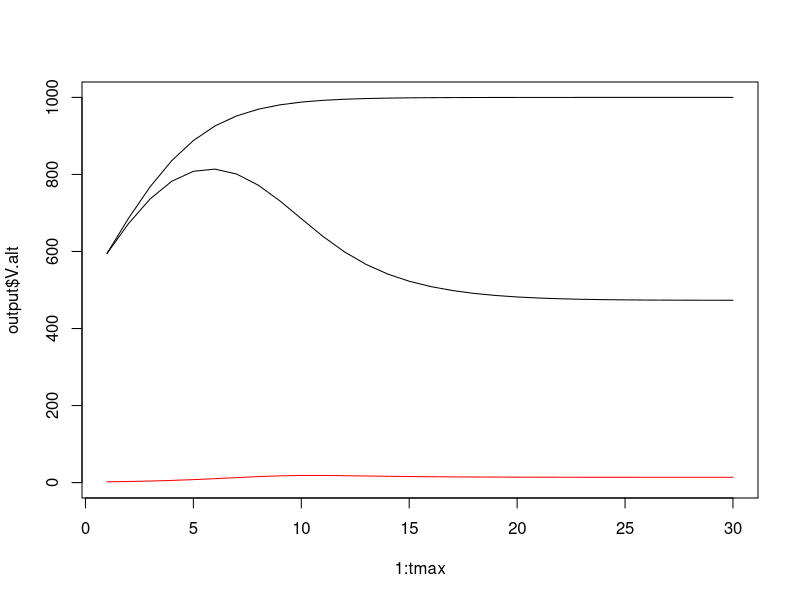
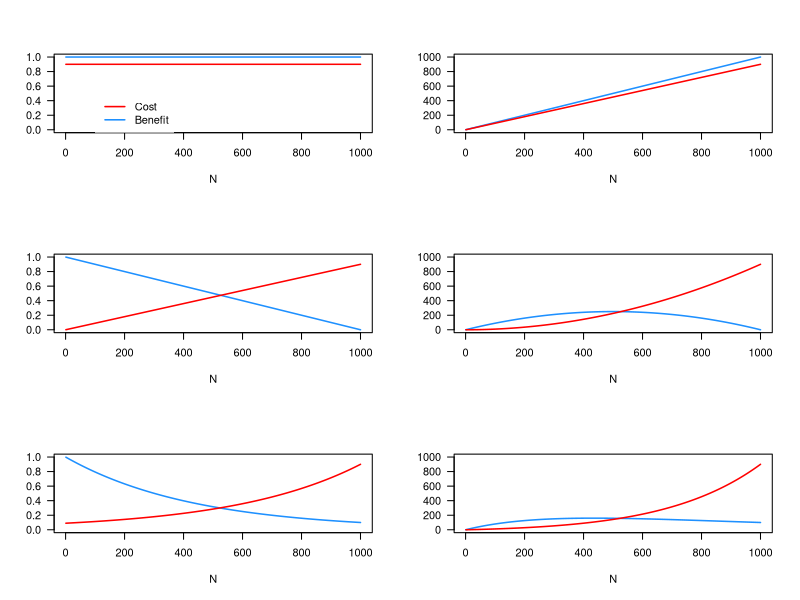
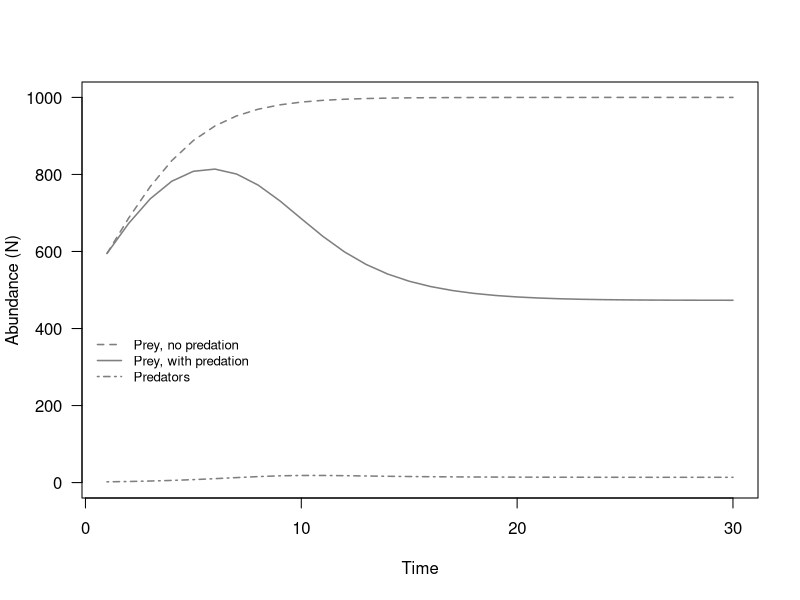
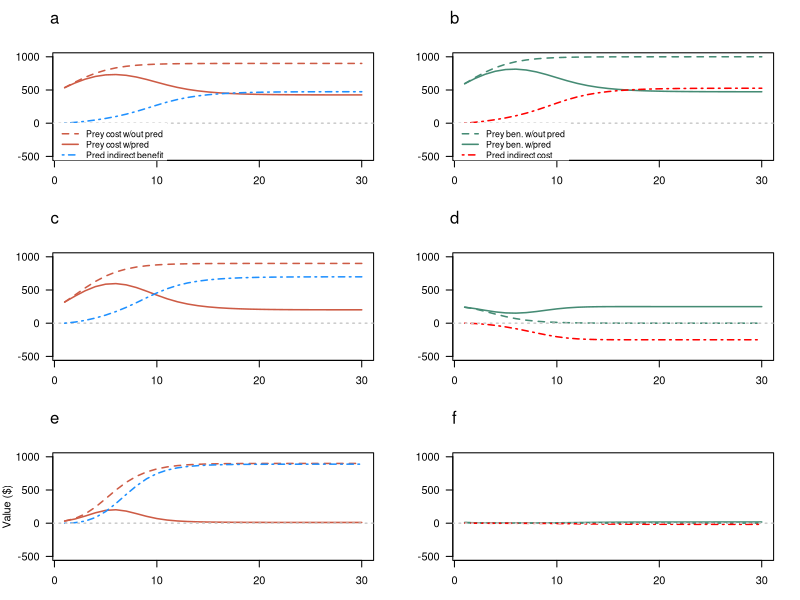
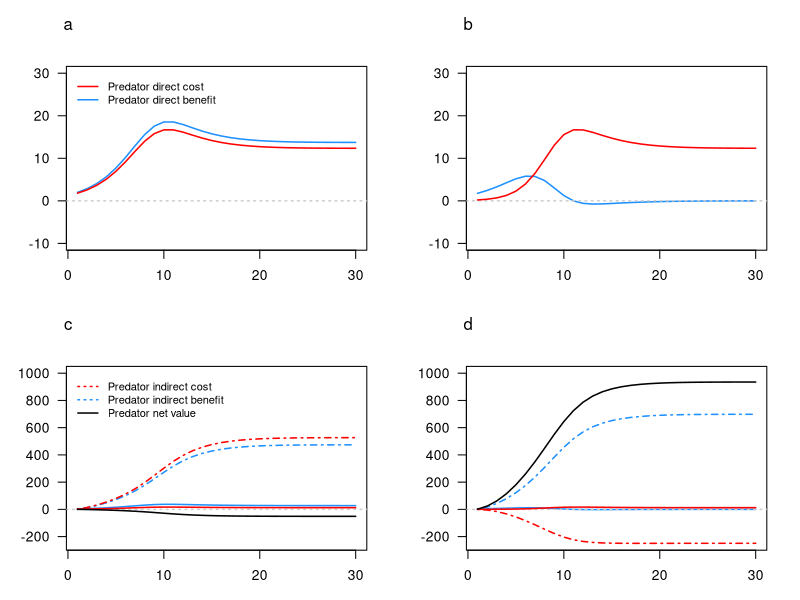
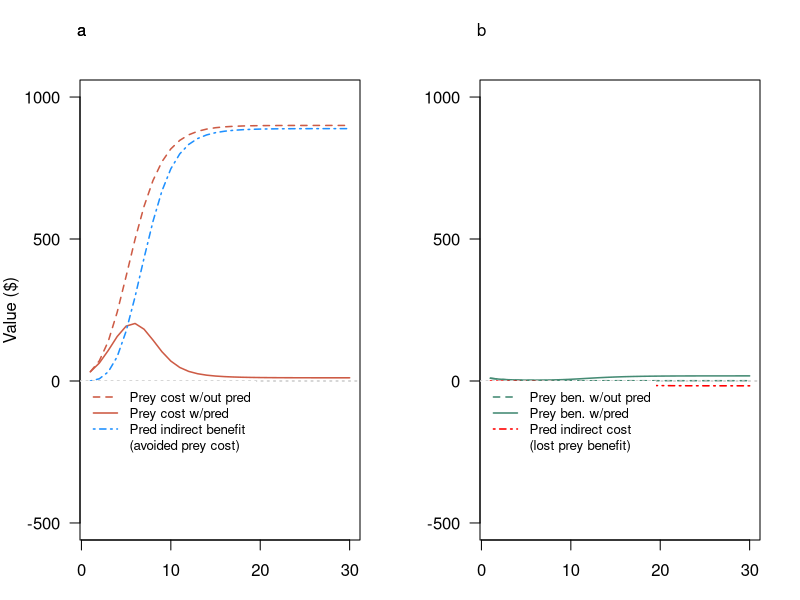

Here is the R script that generated these plots, in order:
#### Simple lotka-voltera

install.packages("deSolve")
library(deSolve)


# Simple predator-prey model to simulate abundance 
# prey is density-depnedent with K


K = 1000	# carrying capacity of prey


# Use this set of parameters to get stability: long-lived pred and prey
# values and ratio-dependent equation from Eberhardt 1997: http://www.nrcresearchpress.com/doi/pdf/10.1139/z97-184

r1 = 0.38				# intrinsic (max) rate of increase of prey
r2 = 0.48				# intrinsic (max) rate of increase of pred
a = 	0.029			# equilibrium ratio (pred per prey at equilibrium)
c = 	6.9				# predation rate (number of prey taken per wolf per year)

N.V.start = K/2						# number of prey at start
N.P.start = round(0.001*N.V.start)	# there are 1 predator for every 100 prey at start


tmax = 30
output = matrix(nrow=tmax, ncol=5)
P = N.P.start
V = N.V.start
V.alt = N.V.start

for(t in 1:tmax){								# Simulate predator prey dynamics
	
	V.alt = V.alt + V.alt*r1*(1-(V.alt/K)) 		# logistic growth, no pred
	V = V + r1*V*(1-V/K)-c*P					# Prey N, this time step
	P = P + r2*P*(1-P/(a*V))					# Pred N, this time step  
	if(V <=2){V = 2}
	if(P <=2){P = 2}
	
	output[t,1] = t									# save time step
	output[t,2] = V									# save prey pop size
	output[t,3] = P									# save predator pop size
	output[t,4] = c*V								# Prey killed by predators
	output[t,5] = V.alt								# V alt, -DD, but no predation at all
	}

output = data.frame(output)
colnames(output) = c("t", "V", "P", 					# col 1-3
					"V.P.kill", "V.alt")				# col 4-5

plot(1:tmax, output$V.alt, type = "l", ylim=c(0, max(output$V.alt)))
points(1:tmax, output$V, type = "l", col="black", pch=19)
points(1:tmax, output$P, type = "l", col="red")

##################################################################################
### Now experiment with different relationships between density and cost/benefits

# Figure 2. Basic functional relationships of direct costs/benefits

N = 1:1000							# abundance of an animal
Nmax=1000							# carrying capacity
N.c.max = 0.9						# max cost per capita
N.b.max = 1							# max benefit per capita
N.c.min = 0.1*N.c.max				# min cost per capita
N.b.min = 0.1*N.b.max				# min benefit per capita		
N.c.k = log(N.c.max/N.c.min)*(N/Nmax) # exponential growth rate of costs
N.b.k = log(N.b.min/N.b.max)*(N/Nmax)	# exponential decline rate of benefits

N.c.pc.con = N.c.max				# per-capita (marginal) cost is constant
N.b.pc.con = N.b.max				# per-capita (pc) benefit is constant
N.c.pc.lin = N.c.max*(N/Nmax)		# pc cost is larger as pop grows (linear)
N.b.pc.lin = N.b.max*(1-N/Nmax)		# pc benefit is smalle as pop grows (linear)
N.c.pc.exp = N.c.min*exp(N.c.k)	# pc cost grows faster as pop grows
N.b.pc.exp = N.b.max*exp(N.b.k)	# pc benefit declines faster as pop grows
#N.c.pc.exp = N.c.min*N.c.k*N		# pc cost grows faster as pop grows
#N.b.pc.exp = N.b.max*N.b.k*N		# pc benefit declines faster as pop grows

N.c.tc.con = N.c.pc.con*N			# total costs from constant marginals
N.b.tc.con = N.b.pc.con*N			# total benefits from constant marginals
N.c.tc.lin = N.c.pc.lin*N			# linearly increasing total costs 
N.b.tc.lin = N.b.pc.lin*N			# linearly decreasing total benefits
N.c.tc.exp = N.c.pc.exp*N			# costs increasing exponentially
N.b.tc.exp = N.b.pc.exp*N			# benefits decreasing exponentially



####### Now, calculate indirect effects, via killing and eating prey...

V.c.max = 0.9			# maximum cost of prey per capita (pc)
V.b.max = 1.0			# maximum benefit of prey pc
P.c.max = 0.9			# maximum cost of predators pc	
P.b.max = 1.0			# maximum benefit of predators pc

V.c.min = 0.001*V.c.max	# min cost per capita
V.b.min = 0.001*V.b.max	# min benefit per capita		
P.c.min = 0.001*P.c.max	# min cost per capita
P.b.min = 0.001*P.b.max	# min benefit per capita	


#### First: Exponential/Asymtotic relationships of marginals (most complex)
	
V.c.k = log(V.c.max/V.c.min)*(1/K) 	# exponential growth rate of costs
V.b.k = log(V.b.min/V.b.max)*(1/K)	# exponential decline rate of benefits
P.c.k = log(P.c.max/P.c.min)*(1/K) 	# exponential growth rate of costs
P.b.k = log(P.b.min/P.b.max)*(1/K)	# exponential decline rate of benefits

out.asym.both = output				# store a version of the output to work with...
V = output$V						# prey population size, with predators
V.alt = output$V.alt				# prey population size, no predators
P = output$P						# predator population size

# C/B of prey, WITH predators in system... multiply pc C/B by exp(populaton size)
out.asym.both$V.c.pc = V.c.min*exp(V.c.k*V)			# V pc cost grows faster as pop grows
out.asym.both$V.b.pc = V.b.max*exp(V.b.k*V)			# V pc benefit declines faster as pop grows
out.asym.both$V.c.tot  = V.c.min*exp(V.c.k*V)*V		# V cost tot
out.asym.both$V.b.tot = V.b.max*exp(V.b.k*V)*V		# V beni tot

# C/B of prey, WITHOUT predators in system
out.asym.both$V.c.pc.alt = V.c.min*exp(V.c.k*V.alt)	# V alt cost per cap
out.asym.both$V.b.pc.alt = V.b.max*exp(V.b.k*V.alt)	# V alt beni per cap
out.asym.both$V.c.tot.alt = V.c.min*exp(V.c.k*V.alt)*V.alt	# V alt cost tot, +DD, no pred
out.asym.both$V.b.tot.alt = V.b.max*exp(V.b.k*V.alt)*V.alt	# V alt beni tot, -DD, no pred.

# Direct C/B of predators
out.asym.both$P.c.pc.dir = P.c.min*exp(P.c.k*P)			# P pc cost grows faster as pop grows
out.asym.both$P.b.pc.dir = P.b.max*exp(P.b.k*P)			# P pc benefit declines faster as pop grows
out.asym.both$P.c.tot.dir  = P.c.min*exp(P.c.k*P)*P		# P cost tot
out.asym.both$P.b.tot.dir = P.b.max*exp(P.b.k*V)*P		# P beni tot

# Indirect C/B of predators, calculated as "prey that do not exist this year compared to no-pred pop"
out.asym.both$P.b.tot.indir = out.asym.both$V.c.tot.alt-out.asym.both$V.c.tot		# ben = avoided cost = how many more prey costs in no-pred world?
out.asym.both$P.c.tot.indir = out.asym.both$V.b.tot.alt-out.asym.both$V.b.tot		# cost = foregone beni = how many fewer prey ben in with-pred world?

# Totabl C/B of predators, calculated as "prey that do not exist this year compared to no-pred pop"
out.asym.both$P.b.tot = out.asym.both$P.b.tot.dir + out.asym.both$P.b.tot.indir 
out.asym.both$P.c.tot = out.asym.both$P.c.tot.dir + out.asym.both$P.c.tot.indir 


###############################################
#### Next: Linear relationships of marginals

out.lin.both = output

# C/B of prey, with predators in system
out.lin.both$V.c.pc = V.c.max*(V/K)			# V pc cost is larger as pop grows
out.lin.both$V.b.pc = V.b.max*(1-(V/K))		# V pc benefit is smaller as pop grows
out.lin.both$V.c.tot  = out.lin.both$V.c.pc*V	# V cost tot
out.lin.both$V.b.tot = out.lin.both$V.b.pc*V		# V beni tot

# C/B of prey, without predators in system
out.lin.both$V.c.pc.alt = V.c.max*(V.alt/K)		# V alt cost per cap
out.lin.both$V.b.pc.alt = V.b.max*(1-(V.alt/K))	# V alt beni per cap
out.lin.both$V.c.tot.alt = out.lin.both$V.c.pc.alt*V.alt	# V alt cost tot, +DD, no pred
out.lin.both$V.b.tot.alt = out.lin.both$V.b.pc.alt*V.alt	# V alt beni tot, -DD, no pred.

# Direct C/B of predators
out.lin.both$P.c.pc.dir = P.c.max*(P/(a*V))			# P pc cost 
out.lin.both$P.b.pc.dir = P.b.max*(1-P/(a*V))		# P pc benefit
out.lin.both$P.c.tot.dir  = out.lin.both$P.c.pc.dir*P	# P cost tot
out.lin.both$P.b.tot.dir = out.lin.both$P.b.pc.dir*P		# P beni tot

# Indirect C/B of predators, calculted from "prey eaten this year"

# Indirect C/B of predators, calculated as "prey that do not exist this year compared to no-pred pop"
out.lin.both$P.b.tot.indir = out.lin.both$V.c.tot.alt-out.lin.both$V.c.tot		# ben = avoided cost = how many more prey costs in no-pred world?
out.lin.both$P.c.tot.indir = out.lin.both$V.b.tot.alt-out.lin.both$V.b.tot		# cost = foregone beni = how many fewer prey ben in with-pred world?

# Total C/B of predators, calculated as "prey that do not exist this year compared to no-pred pop"
out.lin.both$P.b.tot = out.lin.both$P.b.tot.dir + out.lin.both$P.b.tot.indir 
out.lin.both$P.c.tot = out.lin.both$P.c.tot.dir + out.lin.both$P.c.tot.indir 


###############################################
#### Constant marginals

out.con.both = output

# C/B of prey, with predators in system
out.con.both$V.c.pc = V.c.max			# V pc cost is constant
out.con.both$V.b.pc = V.b.max			# V pc benefit is constant
out.con.both$V.c.tot  = out.con.both$V.c.pc*V	# V cost tot
out.con.both$V.b.tot = out.con.both$V.b.pc*V		# V beni tot

# C/B of prey, without predators in system
out.con.both$V.c.pc.alt = V.c.max		# V alt cost per cap
out.con.both$V.b.pc.alt = V.b.max	# V alt beni per cap
out.con.both$V.c.tot.alt = out.con.both$V.c.pc.alt*V.alt	# V alt cost tot, +DD, no pred
out.con.both$V.b.tot.alt = out.con.both$V.b.pc.alt*V.alt	# V alt beni tot, -DD, no pred.

# Direct C/B of predators
out.con.both$P.c.pc.dir = P.c.max			# P pc cost 
out.con.both$P.b.pc.dir = P.b.max		# P pc benefit
out.con.both$P.c.tot.dir  = out.con.both$P.c.pc.dir*P	# P cost tot
out.con.both$P.b.tot.dir = out.con.both$P.b.pc.dir*P		# P beni tot

# Indirect C/B of predators, calculted from "prey eaten this year"

# Indirect C/B of predators, calculated as "prey that do not exist this year compared to no-pred pop"
out.con.both$P.b.tot.indir = out.con.both$V.c.tot.alt-out.con.both$V.c.tot		# ben = avoided cost = how many more prey costs in no-pred world?
out.con.both$P.c.tot.indir = out.con.both$V.b.tot.alt-out.con.both$V.b.tot		# cost = foregone beni = how many fewer prey ben in with-pred world?

# Total C/B of predators, calculated as "prey that do not exist this year compared to no-pred pop"
out.con.both$P.b.tot = out.con.both$P.b.tot.dir + out.con.both$P.b.tot.indir 
out.con.both$P.c.tot = out.con.both$P.c.tot.dir + out.con.both$P.c.tot.indir 


###################### Figures ###############################################

### Figure 2. Basic c/b marginal and total relationships
##### Marginal and total costs and benefits of a species, direct effects only #########
par(mfcol=c(3,2), las=1)
col.cost = "red"
col.ben = "dodgerblue"
lwd=1.5

### Marginal (per capita) values in this row
# constant marginal values
plot(N, rep(N.b.max, length(N)), type="l", col=col.ben, xlab="N", ylab="", ylim=c(0,1), lwd=lwd)
points(N,rep(N.c.max, length(N)), type="l", col=col.cost, lwd=lwd, lty=1)
mtext("", at = -20, line = 2)
legend(100, 0.5, legend=c("Cost", "Benefit"), col=c(col.cost, col.ben), lwd=lwd, lty=1, box.col="transparent")

# linearly increasinhg/decreasing marginal values
plot(N, N.b.pc.lin, type="l", col=col.ben, xlab="N", ylab="", ylim=c(0,1), lwd=lwd)
points(N,N.c.pc.lin, type="l", col=col.cost, lwd=lwd, lty=1)
mtext("", at = -20, line = 2)

# exponentially increasing/decreasing marginal values
plot(N, N.b.pc.exp, type="l", col=col.ben, xlab="N", ylab="", ylim=c(0,1), lwd=lwd)
points(N, N.c.pc.exp, type="l", col=col.cost, lwd=lwd, lty=1)
mtext("", at = -20, line = 2)


### total values in this row
plot(N, N.b.tc.con, type = "l", col=col.ben, xlab="N", ylab="", ylim=c(0,1000), lwd=lwd)
points(N, N.c.tc.con, type="l", col=col.cost, lwd=lwd, lty=1)
mtext("", at = -20, line = 2)

plot(N, N.b.tc.lin, col=col.ben, type = "l", xlab="N", ylab="", ylim=c(0,1000), lwd=lwd)
points(N, N.c.tc.lin, type="l", col=col.cost, lwd=lwd, lty=1)
mtext("", at = -20, line = 2)

plot(N, N.b.tc.exp, col=col.ben, type = "l", xlab="N", ylab="", ylim=c(0, 1000), lwd=lwd)
points(N, N.c.tc.exp, type="l", col=col.cost, lwd=lwd, lty=1)
mtext("", at = -20, line = 2)



############ Figure 3 Abundance ##########

par(mfrow=c(1,1), las=1)
ylim=c(0,1000)
xaxp=c(0,30,3)

dat = out.con.both
### Abundance of prey w/ and w/out pred, and abundance of pred. ### 
plot(dat$t, dat$V.alt, type = "l",				# V abundance, no pred
	xlab="Time", ylab="Abundance (N)", main = "",
	col = "grey50",
	ylim=ylim, lty=2, lwd=lwd, xaxp=xaxp)
lines(dat$t, dat$V, 								# V abundance, w/pred
	type = "l", xlab="", ylab="", col="grey50", lwd=lwd)
lines(dat$t, dat$P, 								# P abundance
	type = "l", xlab="", ylab="", col="grey50", lwd=lwd, lty=4)
#abline(h = 0, lty = 3, col = "grey70", lwd=lwd)
legend(0, 400, legend= c("Prey, no predation", "Prey, with predation", "Predators"),
	col = c("grey50", "grey50", "grey50"), 
	lty = c(2, 1, 4), lwd=lwd, box.col = "transparent", cex=0.8)



#####Figure 4: indirect pred beni = prey C/B with and without predation, 
#all 3 marginal val relationships

par(mfrow=c(3,2), las=1, mar = c(3,4,4,2))

ylim=c(-500, 1000)
lwd=1.5
xaxp=c(0, 30, 3)
col.prey.c = "coral3"
col.prey.b = "aquamarine4"
col.pred.c = "red"
col.pred.b = "dodgerblue"
#yaxp=c(y1=0,y2=1000, n=4)


# First row: constant marginals
dat = out.con.both

## indirect benefit of pred = prevented prey costs
plot(dat$t, dat$V.c.tot.alt, type = "l", 		# V cost, no pred
	xlab="", ylab="", 
	col = col.prey.c, lty = 2,
	ylim=ylim, lwd=lwd, xaxp=xaxp)
lines(dat$t, dat$V.c.tot, 						# V cost, pred 
	type = "l", col=col.prey.c, lwd=lwd)
lines(dat$t, dat$P.b.tot.indir, 				# P indir beni 
	type = "l", col=col.pred.b, lwd=lwd, lty=4)
abline(h = 0, lty = 3, col = "grey80", lwd=lwd)
legend(0, 0, legend= c("Prey cost w/out pred", "Prey cost w/pred", "Pred indirect benefit", "(avoided prey cost)"),
	col = c(col.prey.c, col.prey.c, col.pred.b, "transparent"), lty=c(2, 1,4, 1), lwd=lwd,box.col = "transparent", cex=0.8)
mtext("a", at = 0, line = 2)


## indirect cost of pred = lost prey benefits
plot(dat$t, dat$V.b.tot.alt, type = "l", 		# V ben, no pred
	xlab="", ylab="", 
	col = col.prey.b, lty = 2,
	ylim=ylim, lwd=lwd, xaxp=xaxp)
lines(dat$t, dat$V.b.tot, 						# V ben, pred
	type = "l", col=col.prey.b, lwd=lwd)
lines(dat$t, dat$P.c.tot.indir, 				# P indir beni
	type = "l", col=col.pred.c, lwd=lwd, lty=4)
abline(h = 0, lty = 3, col = "grey80", lwd=lwd)
legend(0, 0, legend= c("Prey ben. w/out pred", "Prey ben. w/pred", "Pred indirect cost", "(lost prey benefit)"),
	col = c(col.prey.b, col.prey.b, col.pred.c, "transparent"), lty=c(2, 1, 4, 1), lwd=lwd,box.col = "transparent", cex=0.8)
mtext("b", at = -0, line = 2)

	
# Second row: linear marginals
dat = out.lin.both

## indirect benefit of pred = prevented prey costs
plot(dat$t, dat$V.c.tot.alt, type = "l", 		# V cost, no pred
	xlab="", ylab="", 
	col = col.prey.c, lty = 2,
	ylim=ylim, lwd=lwd, xaxp=xaxp)
abline(h = 0, lty = 3, col = "grey80", lwd=lwd)
lines(dat$t, dat$V.c.tot, 						# V cost, pred 
	type = "l", col=col.prey.c, lwd=lwd)
lines(dat$t, dat$P.b.tot.indir, 				# P indir beni 
	type = "l", col=col.pred.b, lwd=lwd, lty=4)
mtext("c", at = 0, line = 2)


## indirect cost of pred = lost prey benefits
plot(dat$t, dat$V.b.tot.alt, type = "l", 		# V ben, no pred
	xlab="", ylab="", 
	col = col.prey.b, lty = 2,
	ylim=ylim, lwd=lwd, xaxp=xaxp)
lines(dat$t, dat$V.b.tot, 						# V ben, pred
	type = "l", col=col.prey.b, lwd=lwd)
lines(dat$t, dat$P.c.tot.indir, 				# P indir beni
	type = "l", col=col.pred.c, lwd=lwd, lty=4)
abline(h = 0, lty = 3, col = "grey80", lwd=lwd)
mtext("d", at = 0, line = 2)


# # Third row: asymtotic marginals
dat = out.asym.both

## indirect benefit of pred = prevented prey costs
plot(dat$t, dat$V.c.tot.alt, type = "l", 		# V cost, no pred
	xlab="", ylab="Value ($)", 
	col = col.prey.c, lty = 2,
	ylim=ylim, lwd=lwd, xaxp=xaxp)
lines(dat$t, dat$V.c.tot, 						# V cost, pred 
	type = "l", col=col.prey.c, lwd=lwd)
lines(dat$t, dat$P.b.tot.indir, 				# P indir beni 
	type = "l", col=col.pred.b, lwd=lwd, lty=4)
abline(h = 0, lty = 3, col = "grey80", lwd=lwd)
mtext("e", at = 0, line = 2)


## indirect cost of pred = lost prey benefits
plot(dat$t, dat$V.b.tot.alt, type = "l", 		# V ben, no pred
	xlab="", ylab="", 
	col = col.prey.b, lty = 2,
	ylim=ylim, lwd=lwd, xaxp=xaxp)
lines(dat$t, dat$V.b.tot, 						# V ben, pred
	type = "l", col=col.prey.b, lwd=lwd)
lines(dat$t, dat$P.c.tot.indir, 				# P indir beni
	type = "l", col=col.pred.c, lwd=lwd, lty=4)
abline(h = 0, lty = 3, col = "grey80", lwd=lwd)
mtext("f", at = 0, line = 2)



############ Figure 5 ####################
# Predator C/B figure: how do we get to predator net costs/benefits? Example

par(mfcol=c(2,2), las=1, mar = c(3,4,4,2))

#legend(0, 400, legend= c("Predator net benefit"), col = "black", lwd = lwd, lty = c(1.5), box.col = "transparent", cex=0.8)

dat=out.con.both

# Direct c/b of predators only- differet y scale
plot(dat$t, dat$P.b.tot.dir, type = "l", 		# Pred indirect benefit
	xlab="", ylab="", 
	col = col.pred.b, lty = 1,
	ylim=c(-10,30), lwd=lwd, xaxp=xaxp)
abline(h = 0, lty = 3, col = "grey80", lwd=lwd)
lines(dat$t, dat$P.c.tot.dir, 						# V cost, pred 
	type = "l", col=col.pred.c, lwd=lwd)
legend(0, 30, legend= c("Predator direct cost", "Predator direct benefit"), col = c(col.pred.c, col.pred.b), lty=1, lwd=lwd, box.col = "transparent", cex=0.8)
mtext("a", at = 0, line = 2)


### Direct and indirect c/b of predators
plot(dat$t, dat$P.b.tot.dir*2, 						# P benefi over t
	type = "l", xlab="", ylab="", 
	col = "dodgerblue", lwd = lwd,
	ylim=c(-250, 1000), xaxp=xaxp)
abline(h = 0, lty = 3, col = "grey80", lwd=lwd)
lines(dat$t, dat$P.b.tot.indir, 					# P indir beni over t
	type = "l", col="dodgerblue", lwd=lwd, lty=4)
lines(dat$t, dat$P.c.tot.dir, 					# P cost over t
	type = "l", col="red", lwd=lwd)
lines(dat$t, dat$P.c.tot.indir, 					# P indire cost over t
	type = "l", col="red", lwd=lwd, lty=4)
lines(dat$t, dat$P.b.tot-dat$P.c.tot, 			# P net effect
	type = "l", col="black", lwd=lwd, lty=1)
legend(0, 1000, legend= c("Predator indirect cost", "Predator indirect benefit", "Predator net value"), col = c(col.pred.c, col.pred.b, "black"), lty=c(3,3,1), lwd=lwd, box.col = "transparent", cex=0.8)
mtext("c", at = 0, line = 2)


# linear marginals
dat=out.lin.both

# Direct c/b of predators only- differet y scale
plot(dat$t, dat$P.b.tot.dir, type = "l", 		# Pred indirect benefit
	xlab="", ylab="", 
	col = col.pred.b, lty = 1,
	ylim=c(-10,30), lwd=lwd, xaxp=xaxp)
abline(h = 0, lty = 3, col = "grey80", lwd=lwd)
lines(dat$t, dat$P.c.tot.dir, 						# V cost, pred 
	type = "l", col=col.pred.c, lwd=lwd)
mtext("b", at = 0, line = 2)


### Direct and indirect c/b of predators
plot(dat$t, dat$P.b.tot.dir*2, 						# P benefi over t
	type = "l", xlab="", ylab="", 
	col = "dodgerblue", lwd = lwd,
	ylim=c(-250, 1000), xaxp=xaxp)
abline(h = 0, lty = 3, col = "grey80", lwd=lwd)
lines(dat$t, dat$P.b.tot.indir, 					# P indir beni over t
	type = "l", col="dodgerblue", lwd=lwd, lty=4)
lines(dat$t, dat$P.c.tot.dir, 					# P cost over t
	type = "l", col="red", lwd=lwd)
lines(dat$t, dat$P.c.tot.indir, 					# P indire cost over t
	type = "l", col="red", lwd=lwd, lty=4)
lines(dat$t, dat$P.b.tot-dat$P.c.tot, 			# P net effect
	type = "l", col="black", lwd=lwd, lty=1)
mtext("d", at = 0, line = 2)



######### SI Figures



#Fig SI 2

par(mfrow=c(1,2))
dat = out.asym.both

## indirect benefit of pred = prevented prey costs
plot(dat$t, dat$V.c.tot.alt, type = "l", 		# V cost, no pred
	xlab="", ylab="Value ($)", 
	col = col.prey.c, lty = 2,
	ylim=ylim, lwd=lwd, xaxp=xaxp)
lines(dat$t, dat$V.c.tot, 						# V cost, pred 
	type = "l", col=col.prey.c, lwd=lwd)
lines(dat$t, dat$P.b.tot.indir, 				# P indir beni 
	type = "l", col=col.pred.b, lwd=lwd, lty=4)
abline(h = 0, lty = 3, col = "grey80", lwd=lwd)
mtext("a", at = 0, line = 2)
legend(0, 0, legend= c("Prey cost w/out pred", "Prey cost w/pred", "Pred indirect benefit", "(avoided prey cost)"),
	col = c(col.prey.c, col.prey.c, col.pred.b, "transparent"), lty=c(2, 1,4, 1), lwd=lwd,box.col = "transparent", cex=0.8)
	mtext("a", at = 0, line = 2)


## indirect cost of pred = lost prey benefits
plot(dat$t, dat$V.b.tot.alt, type = "l", 		# V ben, no pred
	xlab="", ylab="", 
	col = col.prey.b, lty = 2,
	ylim=ylim, lwd=lwd, xaxp=xaxp)
lines(dat$t, dat$V.b.tot, 						# V ben, pred
	type = "l", col=col.prey.b, lwd=lwd)
lines(dat$t, dat$P.c.tot.indir, 				# P indir beni
	type = "l", col=col.pred.c, lwd=lwd, lty=4)
abline(h = 0, lty = 3, col = "grey80", lwd=lwd)
legend(0, 0, legend= c("Prey ben. w/out pred", "Prey ben. w/pred", "Pred indirect cost", "(lost prey benefit)"),
	col = c(col.prey.b, col.prey.b, col.pred.c, "transparent"), lty=c(2, 1, 4, 1), lwd=lwd,box.col = "transparent", cex=0.8)

mtext("b", at = 0, line = 2)



#### Asymtotic marginals

# dat=out.asym.both

# # Direct c/b of predators only- differet y scale
# plot(dat$t, dat$P.b.tot.dir, type = "l", 		# Pred indirect benefit
	# xlab="", ylab="", 
	# col = col.pred.b, lty = 1,
	# ylim=c(-10,30), lwd=lwd, xaxp=xaxp)
# abline(h = 0, lty = 3, col = "grey80", lwd=lwd)
# lines(dat$t, dat$P.c.tot.dir, 						# V cost, pred 
	# type = "l", col=col.pred.c, lwd=lwd)
# mtext("c", at = 0, line = 2)


# ### Direct and indirect c/b of predators
# plot(dat$t, dat$P.b.tot.dir*2, 						# P benefi over t
	# type = "l", xlab="", ylab="", 
	# col = "dodgerblue", lwd = lwd,
	# ylim=c(-250, 1000), xaxp=xaxp)
# abline(h = 0, lty = 3, col = "grey80", lwd=lwd)
# lines(dat$t, dat$P.b.tot.indir, 					# P indir beni over t
	# type = "l", col="dodgerblue", lwd=lwd, lty=4)
# lines(dat$t, dat$P.c.tot.dir, 					# P cost over t
	# type = "l", col="red", lwd=lwd)
# lines(dat$t, dat$P.c.tot.indir, 					# P indire cost over t
	# type = "l", col="red", lwd=lwd, lty=4)
# lines(dat$t, dat$P.b.tot-dat$P.c.tot, 			# P net effect
	# type = "l", col="black", lwd=lwd, lty=1)
# mtext("f", at = 0, line = 2)
